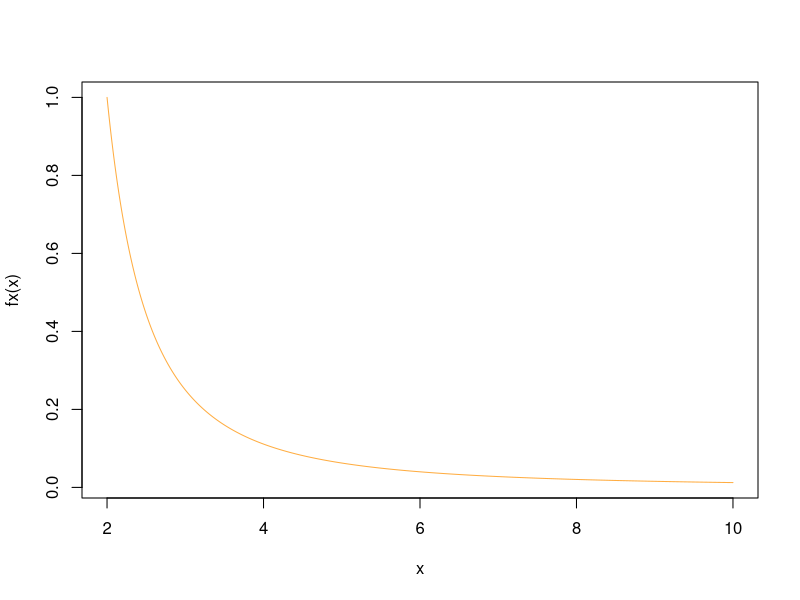
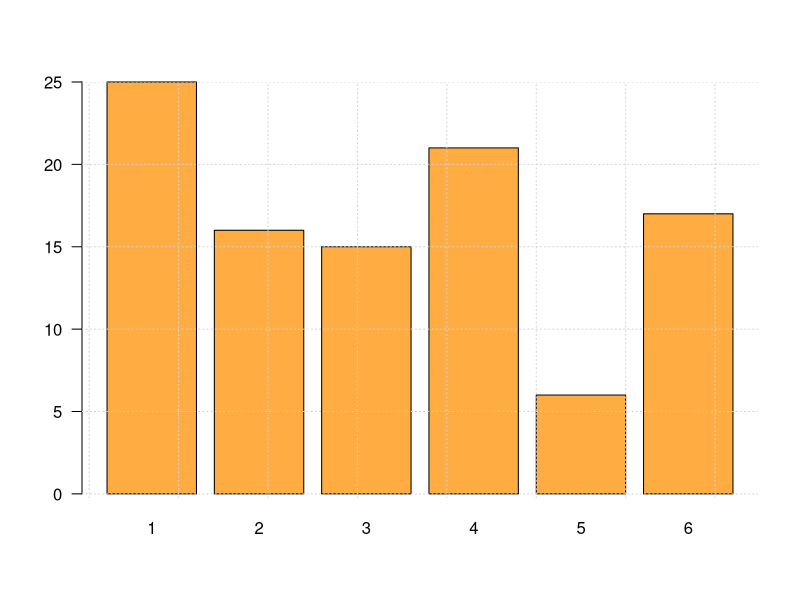
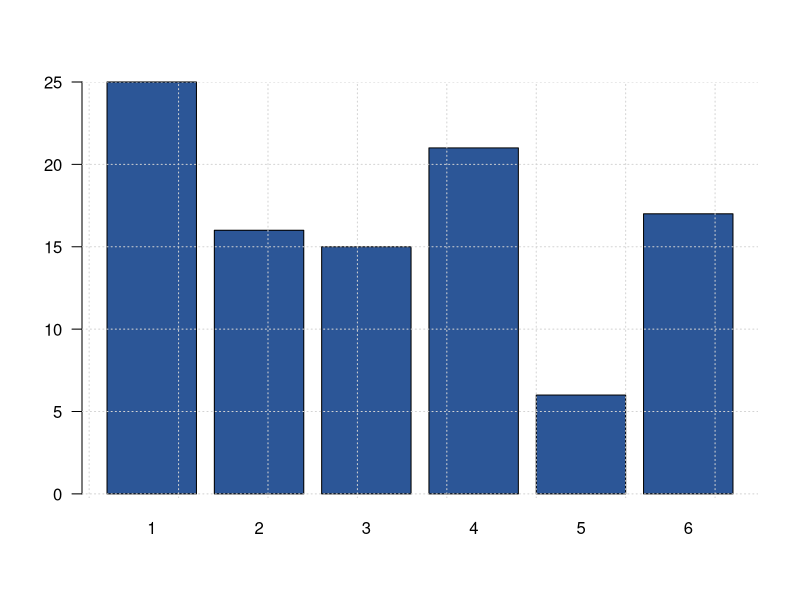

Write R code to recreate these figures, in order.
## ---- chunk 1
knitr::opts_chunk$set(echo = TRUE, comment = NA)

# colores
c0= "#FFCC00"
c1= "#FFAD42"
c2= "#FF5A42"
c3= "#E1286F"
c4= "#4983F6"
c5= "#783AC7"
c6= "#2C5697" # AZZUL INSTITUCIONAL
c7= "#F7F7F7" # FONDO GRIS CLARO WEB
## ---- chunk 2
x=c(1,2,3,4,5)         #<<
x
## ---- chunk 3
y=c("Muy regular", "Regular", "Bueno", "Muy bueno", "Excelente")
y
## ---- chunk 4
x=1:9
m=matrix(x,nrow=3)   #<<
m
## ---- chunk 5
x=1:9
y=10:18
z=19:27
mn=array(c(x,y),dim=c(3,3,3)) #<<
mn
## ---- chunk 6
x=c("rojo", "verde", "azul")
y=rep(x, times=4)
x
y

## ---- chunk 7
fx=function(x){1/(x-1)^2} #<<
fx(100) # funcion evaluada en x=100
## ---- chunk 8
x=seq(from=2,to=10, by=0.01)  # genera secuencia de numeros entre 2 y 10 con paso 0.01
plot(x, fx(x), type="l", col=c1) # genera grafica
## ---- chunk 9
y=sample(1:6,100, replace = T)  # generacion de datos
# funcion definida para la construccion de graficos
grafica=function(x,color){
        barplot(x,
                col=color, las=1)
        grid()
}

z=table(y) # generacion de tabla de datos
grafica(z,c1)  # evalua la funcion en los datos z y colo rojo
## ---- chunk 10
w=round(prop.table(z)*100,2)  # genera datos y constuye tabla en porcentaje
grafica(w,c6)  # evalua la funcion con w y color azul
## ---- chunk 11
# programación convencional
x <- c(-2, -1, 0, 1, 2)
mean(abs(x))
## ---- chunk 12
library(magrittr)

x <- c(-2, -1, 0, 1, 2)

x %>% 
  abs() %>% 
    mean()
## ---- chunk 13
library(dplyr)

# Filtrar los automóviles con más de 6 cilindros
autos_filtrados <- filter(mtcars, cyl > 6)

# Seleccionar las columnas de interés
autos_seleccionados <- select(autos_filtrados, mpg, cyl, hp)

# Ordenar por potencia de forma descendente
resultado <- arrange(autos_seleccionados, desc(hp))

# Mostrar el resultado
resultado
## ---- chunk 14
library(dplyr)

mtcars %>%
  filter(cyl > 6) %>%
  select(mpg, cyl, hp) %>%
  arrange(desc(hp)) 
## ---- chunk 15
library(dplyr)
library(psych)
library(knitr)

resultado <- mtcars %>%
  filter(cyl > 6) %>%
  select(mpg, hp) %>%
  psych::describe() %>%
  as.data.frame()

kable(resultado)

## ---- chunk 16
data(mtcars)  # Cargar el conjunto de datos
resultado <- subset(mtcars, cyl > 6)
print(resultado)
## ---- chunk 17
resultado <- subset(mtcars, cyl > 6, select = c(mpg, hp))
resultado
## ---- chunk 18
x <- c("1", "2", "3", "4")
x_num <- as.numeric(x)
x_num
